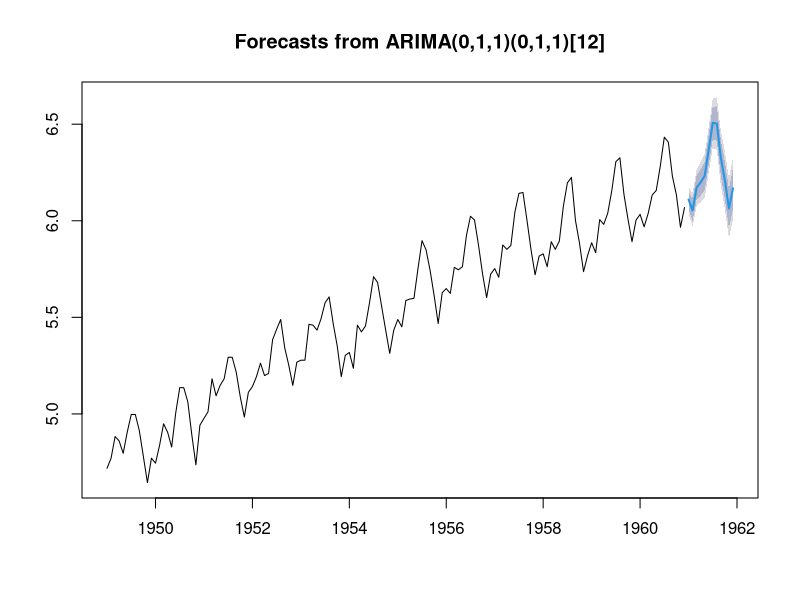

The R source for this figure:
# Paso 0: Instalar y cargar paquetes necesarios
packages <- c("forecast", "tseries", "urca", "ggplot2")
installed <- packages %in% installed.packages()
if (any(!installed)) install.packages(packages[!installed])
lapply(packages, library, character.only = TRUE)

# Paso 1: Cargar la serie de tiempo
data("AirPassengers")  # Serie mensual 1949–1960
z <- log(AirPassengers)  # Se aplica log para estabilizar varianza

# Paso 2: Verificar estacionariedad
adf.test(z)          # Prueba ADF
pp.test(z)           # Prueba Phillips-Perron
kpss.test(z)         # Prueba KPSS

# Paso 3: Transformar la serie si no es estacionaria
# Ya aplicamos log; ahora diferenciamos si es necesario
dz <- diff(z, differences = 1)
adf.test(dz)

# Paso 4: Ajustar modelo ARIMA automáticamente
fit <- auto.arima(z)
summary(fit)

# Paso 5: Diagnóstico de residuos
Box.test(residuals(fit), lag = 20, type = "Ljung-Box")  # Independencia
shapiro.test(residuals(fit))                           # Normalidad

# Paso 6: Verosimilitud, AIC y BIC
logLik(fit)
AIC(fit)
BIC(fit)

# Paso 7: Realizar predicción
forecast_result <- forecast(fit, h = 12)  # Pronóstico 12 pasos adelante
plot(forecast_result)
